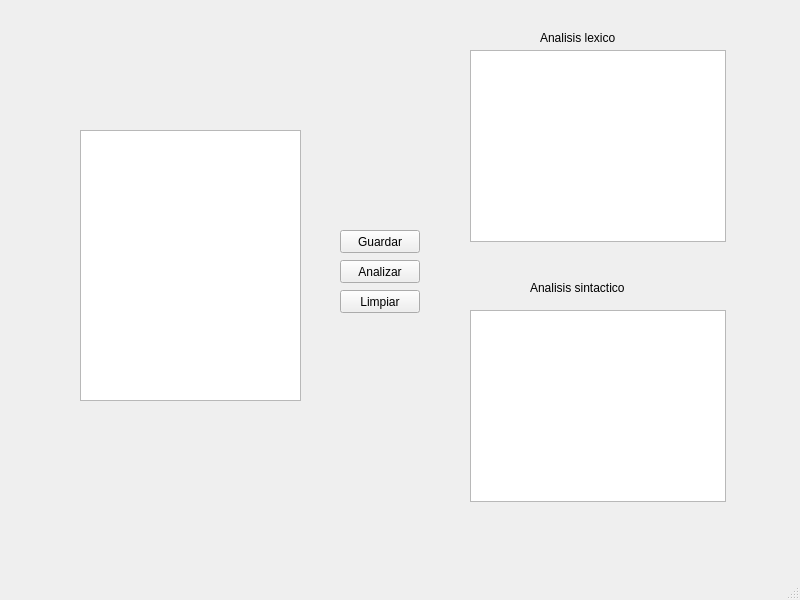
<?xml version="1.0" encoding="UTF-8"?>
<ui version="4.0">
 <class>MainWindow</class>
 <widget class="QMainWindow" name="MainWindow">
  <property name="geometry">
   <rect>
    <x>0</x>
    <y>0</y>
    <width>800</width>
    <height>600</height>
   </rect>
  </property>
  <property name="windowTitle">
   <string>MainWindow</string>
  </property>
  <widget class="QWidget" name="centralwidget">
   <widget class="QTextEdit" name="textEdit">
    <property name="geometry">
     <rect>
      <x>80</x>
      <y>130</y>
      <width>221</width>
      <height>271</height>
     </rect>
    </property>
   </widget>
   <widget class="QTextBrowser" name="textBrowser">
    <property name="geometry">
     <rect>
      <x>470</x>
      <y>50</y>
      <width>256</width>
      <height>192</height>
     </rect>
    </property>
   </widget>
   <widget class="QTextBrowser" name="textBrowser_2">
    <property name="geometry">
     <rect>
      <x>470</x>
      <y>310</y>
      <width>256</width>
      <height>192</height>
     </rect>
    </property>
   </widget>
   <widget class="QLabel" name="label">
    <property name="geometry">
     <rect>
      <x>540</x>
      <y>30</y>
      <width>111</width>
      <height>16</height>
     </rect>
    </property>
    <property name="text">
     <string>Analisis lexico</string>
    </property>
   </widget>
   <widget class="QLabel" name="label_2">
    <property name="geometry">
     <rect>
      <x>530</x>
      <y>280</y>
      <width>111</width>
      <height>16</height>
     </rect>
    </property>
    <property name="text">
     <string>Analisis sintactico</string>
    </property>
   </widget>
   <widget class="QPushButton" name="pushButton">
    <property name="geometry">
     <rect>
      <x>340</x>
      <y>260</y>
      <width>80</width>
      <height>23</height>
     </rect>
    </property>
    <property name="text">
     <string>Analizar</string>
    </property>
   </widget>
   <widget class="QPushButton" name="pushButton_2">
    <property name="geometry">
     <rect>
      <x>340</x>
      <y>230</y>
      <width>80</width>
      <height>23</height>
     </rect>
    </property>
    <property name="text">
     <string>Guardar</string>
    </property>
   </widget>
   <widget class="QPushButton" name="pushButton_3">
    <property name="geometry">
     <rect>
      <x>340</x>
      <y>290</y>
      <width>80</width>
      <height>23</height>
     </rect>
    </property>
    <property name="text">
     <string>Limpiar</string>
    </property>
   </widget>
   <zorder>pushButton_2</zorder>
   <zorder>textEdit</zorder>
   <zorder>textBrowser</zorder>
   <zorder>textBrowser_2</zorder>
   <zorder>label</zorder>
   <zorder>label_2</zorder>
   <zorder>pushButton</zorder>
   <zorder>pushButton_3</zorder>
  </widget>
  <widget class="QMenuBar" name="menubar">
   <property name="geometry">
    <rect>
     <x>0</x>
     <y>0</y>
     <width>800</width>
     <height>20</height>
    </rect>
   </property>
  </widget>
  <widget class="QStatusBar" name="statusbar"/>
 </widget>
 <resources/>
 <connections/>
</ui>
